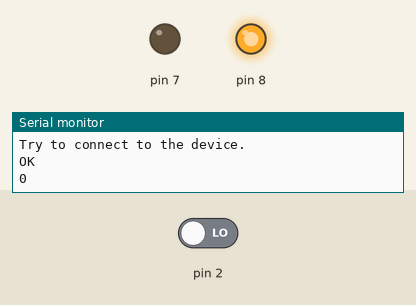
Recording of a sketch running on a simulated Arduino Uno, built with avr-gcc and run on an emulated ATmega328P. Shown: output pins drawn as LEDs (lit = HIGH), the last lines printed to the serial monitor. Inputs (shaded band) come from the test bench; at power-on: pin 2 LOW. The modem accepts every AT command (registered, SIM ready, sends succeed) and sends nothing else.

Above: at 2.3 s.
2.4 s: pin 2 driven HIGH
At 5.1 s:
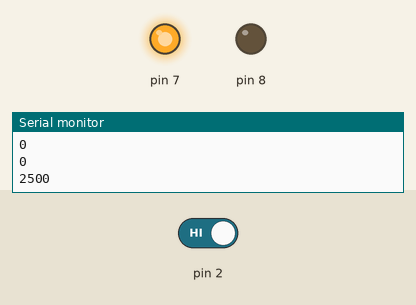
5.4 s: pin 2 driven LOW
At 5.9 s:
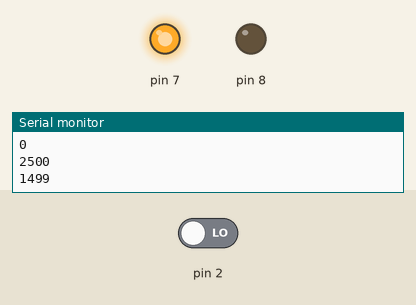
Timing chart, 0 to 8.4 s (numbered marks = the images above; inputs shaded):
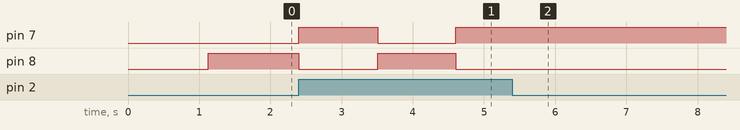

Measured:
- after the input at 2.4 s, pin 7: LOW → HIGH at once, → LOW 1.1 s later, → HIGH 1.1 s later; pin 8: HIGH → LOW at once, → HIGH 1.1 s later, → LOW 1.1 s later
- after the input at 5.4 s, pin 7: stops changing and stays HIGH; pin 8: stops changing and stays LOW

The sketch:

255master.ino
```cpp
#include <arduino-timer.h>
#include <SoftwareSerial.h>


/***************************蓝牙开始**********************************/
SoftwareSerial mySerial(10, 11); // RX, TX
char val; //存储接收的变量
String fromBT;
String sendStr;
/***************************蓝牙结束**********************************/


/***************************Timer开始**********************************/
auto timer = timer_create_default(); //create a timer with default settings

int theTime = 0;
/***************************Timer结束**********************************/


void setup() {
  // Open serial communications and wait for port to open:
  Serial.begin(9600);
  while (!Serial) {
    ; // wait for serial port to connect. Needed for native USB port only
  }

  /***************************蓝牙开始**********************************/
  // set the data rate for the SoftwareSerial port
  mySerial.begin(9600);

  connectDevice();
  /***************************蓝牙结束**********************************/

  pinMode(2, INPUT);
  pinMode(7, OUTPUT);
  pinMode(8, OUTPUT);

  timer.every(1000, countDown); //Timer
}

void loop() {
  if (digitalRead(2) == HIGH)
  {
    if (theTime > 0)
    {
      theTime = 0;

      digitalWrite(7, LOW);
      digitalWrite(8, HIGH);
    }
    else
    {
      theTime = 25 * 60;

      digitalWrite(7, HIGH);
      digitalWrite(8, LOW);
    }
    sendTime();

    delay(1000);
  }

  if (theTime == 0)
  {
    digitalWrite(7, LOW);
    digitalWrite(8, HIGH);
  }


  readBT();

  //将调试工具里发的内容转发给蓝牙模块
  if (Serial.available()>0) {
    val = Serial.read();
    mySerial.write(val);
  }

  timer.tick();//tick the timer
}

/***************************蓝牙开始**********************************/
void readBT()
{
   if (mySerial.available()>0) {
    fromBT = mySerial.readString();

    Serial.println(fromBT);
  }
}

void connectDevice()
{
  sendMessage("at+cona0x882583F3A998\r\n");
  Serial.println("Try to connect to the device.");
  delay(1000);
}

void sendTime()
{
  sendStr = String((int)(theTime/60)*100 + theTime%60);
  Serial.println(sendStr);
  sendMessage(sendStr);
}

//通用的发送信息方法
void sendMessage(String msg)
{
  mySerial.print(msg);
  delay(100);
}
/***************************结束开始**********************************/


void countDown(void)
{
  if (theTime > 0)
  {
    theTime--;
    if (theTime%5 == 0)
    {
      sendTime();
    }
  }

  Serial.println(theTime);
}
```
